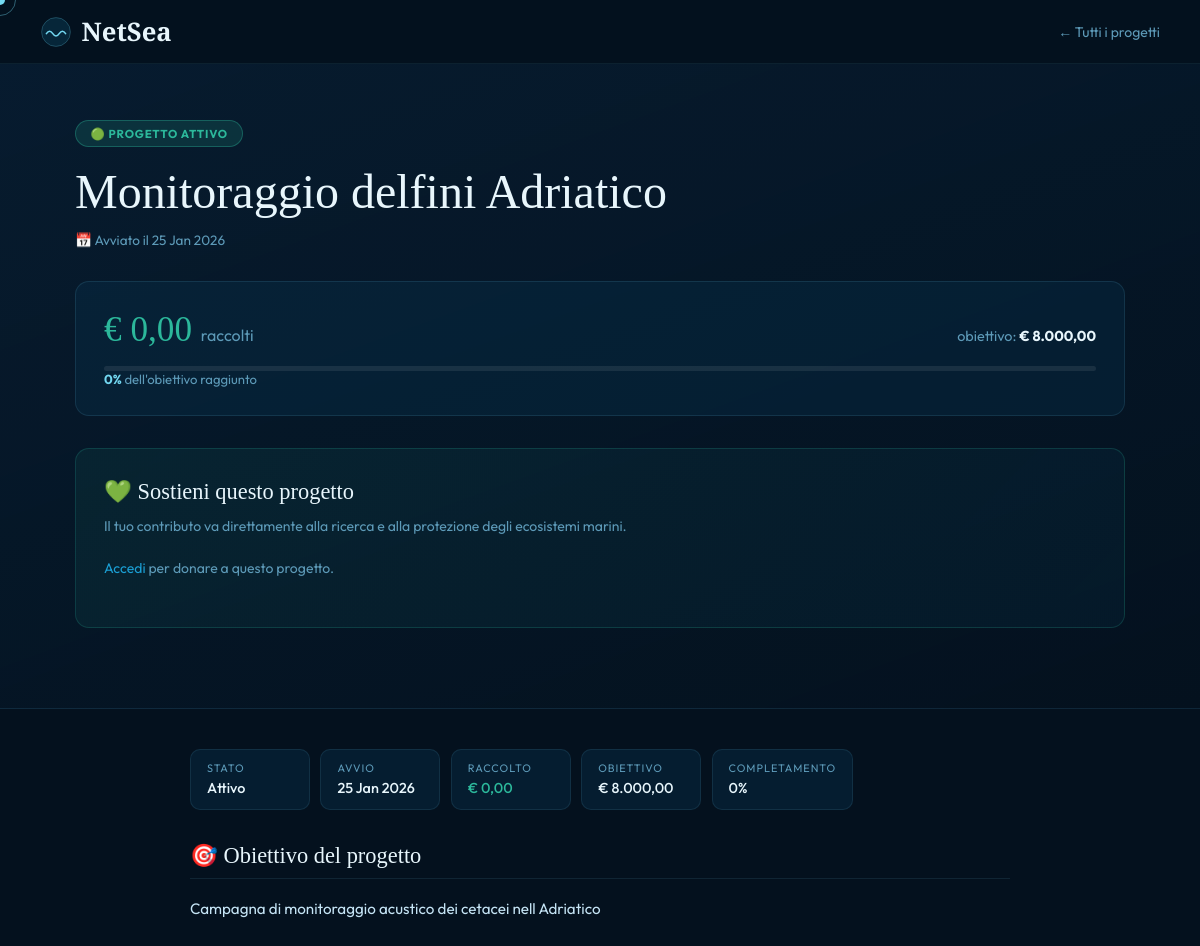
Page /progetto_detail.php?id=2 on the earlier database version.
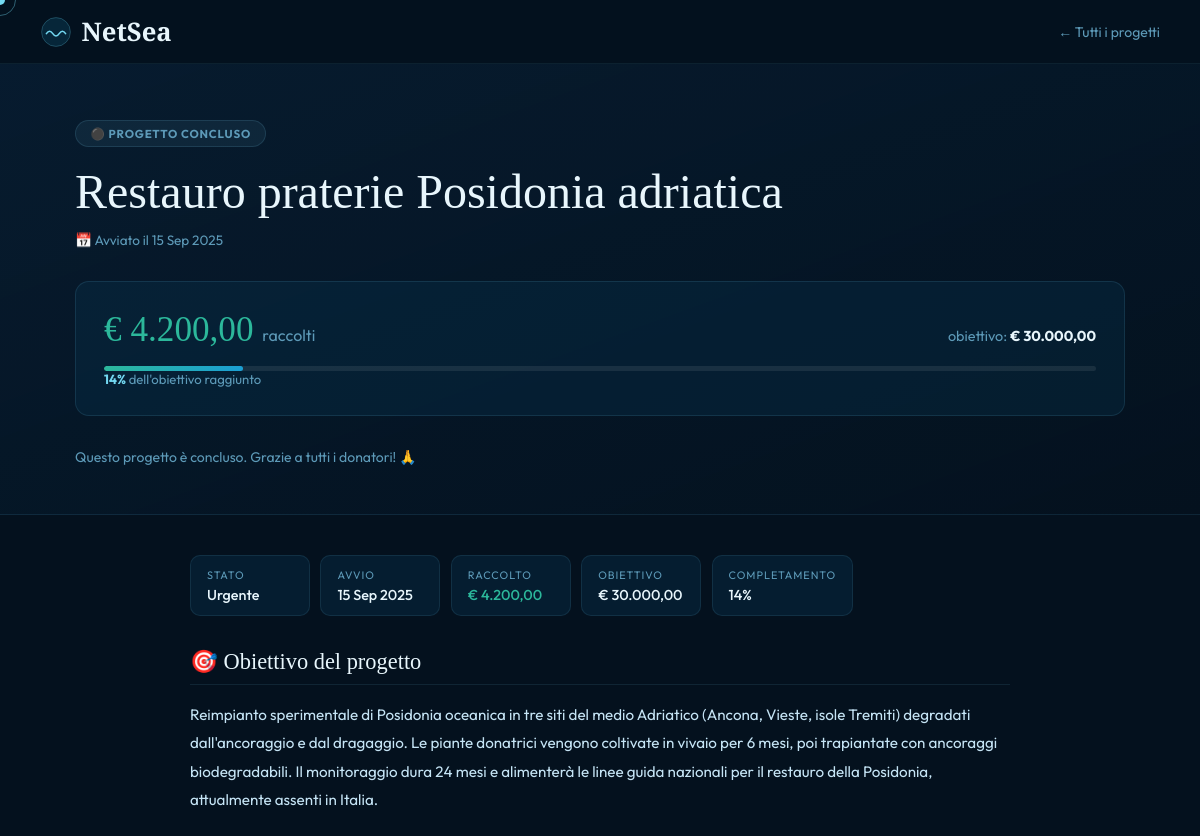
Same page on the later database version.
### tables this page shows
CREATE TABLE `progetto` (
  `id_pd` int(11) NOT NULL,
  `titolo` varchar(150) DEFAULT NULL,
  `obiettivo` text DEFAULT NULL,
  `budget` float DEFAULT NULL,
  `raccolto` float DEFAULT 0,
  `stato` varchar(50) DEFAULT NULL,
  `data_i` date DEFAULT NULL
);

### progetto_detail.php (the view, shortened to what this page needs)
<?php
require 'config.php';
$id = filter_input(INPUT_GET, 'id', FILTER_VALIDATE_INT);
$stmt = $connessione->prepare("SELECT * FROM progetto WHERE id_pd = ?");
$stmt->execute([$id]);
$p = $stmt->fetch();
$raccolto = (float)($p['raccolto'] ?? 0);
$budget   = (float)($p['budget']   ?? 0);
$perc     = $budget > 0 ? min(100, round($raccolto / $budget * 100)) : 0;
$is_attivo = strtolower($p['stato'] ?? '') === 'attivo';
$data_inizio = $p['data_i'] ? date('d M Y', strtotime($p['data_i'])) : '—';
?>
<!DOCTYPE html>
<html lang="it">
<head>
  <link rel="stylesheet" href="style.css">
</head>
<body>
<nav>
  <a href="index.php" class="nav-logo">
    <svg viewBox="0 0 40 40" fill="none">
      <circle cx="20" cy="20" r="18" fill="rgba(27,159,212,.15)" stroke="rgba(114,215,240,.3)" stroke-width="1"/>
      <path d="M8 22 Q12 16 16 22 Q20 28 24 22 Q28 16 32 22" stroke="#72d7f0" stroke-width="2" fill="none" stroke-linecap="round"/>
    </svg>
    NetSea
  </a>
  <a href="progetti.php" class="nav-back">← Tutti i progetti</a>
</nav>
<div class="hero">
  <div class="hero-inner">
    <span class="stato-badge <?= $is_attivo ? 'stato-attivo' : 'stato-concluso' ?>">
      <?= $is_attivo ? '🟢 Progetto attivo' : '⚫ Progetto concluso' ?>
    </span>
    <h1><?= htmlspecialchars($p['titolo']) ?></h1>
    <p class="data-inizio">📅 Avviato il <?= $data_inizio ?></p>
    <div class="progress-box">
      <div class="prog-nums">
        <div class="prog-raccolto">
          € <?= number_format($raccolto, 2, ',', '.') ?>
          <span>raccolti</span>
        </div>
        <div class="prog-budget">
          obiettivo: <strong>€ <?= number_format($budget, 2, ',', '.') ?></strong>
        </div>
      </div>
      <div class="bar-track">
        <div class="bar-fill" style="width:<?= $perc ?>%"></div>
      </div>
      <p class="prog-perc"><strong><?= $perc ?>%</strong> dell'obiettivo raggiunto</p>
    </div>
    <?php if ($is_attivo): ?>
      <div class="dona-section">
        <h3>💚 Sostieni questo progetto</h3>
        <p>Il tuo contributo va direttamente alla ricerca e alla protezione degli ecosistemi marini.</p>
        <?php if (isset($_SESSION['id'])): ?>
          <form method="POST" class="dona-form">
            <div class="dona-input-wrap">
              <span>€</span>
              <input type="number" name="importo" class="dona-input"
                     placeholder="10.00" min="1" max="10000" step="0.01" required>
            </div>
            <button type="submit" name="dona" class="btn-dona">💚 Dona ora</button>
            <p class="hint">Min. €1 — Max. €10.000</p>
          </form>
        <?php else: ?>
          <p class="login-hint">
            <a href="Login.php?redirect=progetto_detail.php?id=<?= $id ?>">Accedi</a> per donare a questo progetto.
          </p>
        <?php endif; ?>
      </div>
    <?php else: ?>
      <p style="color:var(--muted);font-size:.875rem;margin-top:1rem;">Questo progetto è concluso. Grazie a tutti i donatori! 🙏</p>
    <?php endif; ?>
  </div>
</div>
<div class="main">
  <div class="dati">
    <div class="dato">
      <p class="dato-lbl">Stato</p>
      <p class="dato-val"><?= htmlspecialchars(ucfirst($p['stato'] ?? '—')) ?></p>
    </div>
    <div class="dato">
      <p class="dato-lbl">Avvio</p>
      <p class="dato-val"><?= $data_inizio ?></p>
    </div>
    <div class="dato">
      <p class="dato-lbl">Raccolto</p>
      <p class="dato-val" style="color:var(--kelp);">€ <?= number_format($raccolto,2,',','.') ?></p>
    </div>
    <div class="dato">
      <p class="dato-lbl">Obiettivo</p>
      <p class="dato-val">€ <?= number_format($budget,2,',','.') ?></p>
    </div>
    <div class="dato">
      <p class="dato-lbl">Completamento</p>
      <p class="dato-val"><?= $perc ?>%</p>
    </div>
  </div>
  <p class="sez-title">🎯 Obiettivo del progetto</p>
  <p class="obiettivo-text"><?= htmlspecialchars($p['obiettivo'] ?? 'Nessuna descrizione disponibile.') ?></p>
</div>
</body>
</html>

Differences in the rows shown:
changed progetto: titolo "Monitoraggio delfini Adriatico" → "Restauro praterie Posidonia adriatica"; data_i "25 Jan 2026" → "15 Sep 2025"; raccolto "0,00" → "4.200,00"; budget "8.000,00" → "30.000,00"; perc "0" → "14"; stato "Attivo" → "Urgente"; obiettivo "Campagna di monitoraggio acustico dei cetacei nell Adriatico" → "Reimpianto sperimentale di Posidonia oceanica in tre siti del medio Adriatico (Ancona, Vieste, isole Tremiti) degradati dall'ancoraggio e dal dragaggio. Le piante donatrici vengono coltivate in vivaio per 6 mesi, poi trapiantate con ancoraggi biodegradabili. Il monitoraggio dura 24 mesi e alimenterà le linee guida nazionali per il restauro della Posidonia, attualmente assenti in Italia."
Other differences:
text no longer shown: "🟢 PROGETTO ATTIVO 💚 Sostieni questo progetto Il tuo contributo va direttamente alla ricerca e alla protezione degli ecosistemi marini. Accedi per donare a questo progetto."
text now shown: "⚫ PROGETTO CONCLUSO Questo progetto è concluso. Grazie a tutti i donatori! 🙏"
